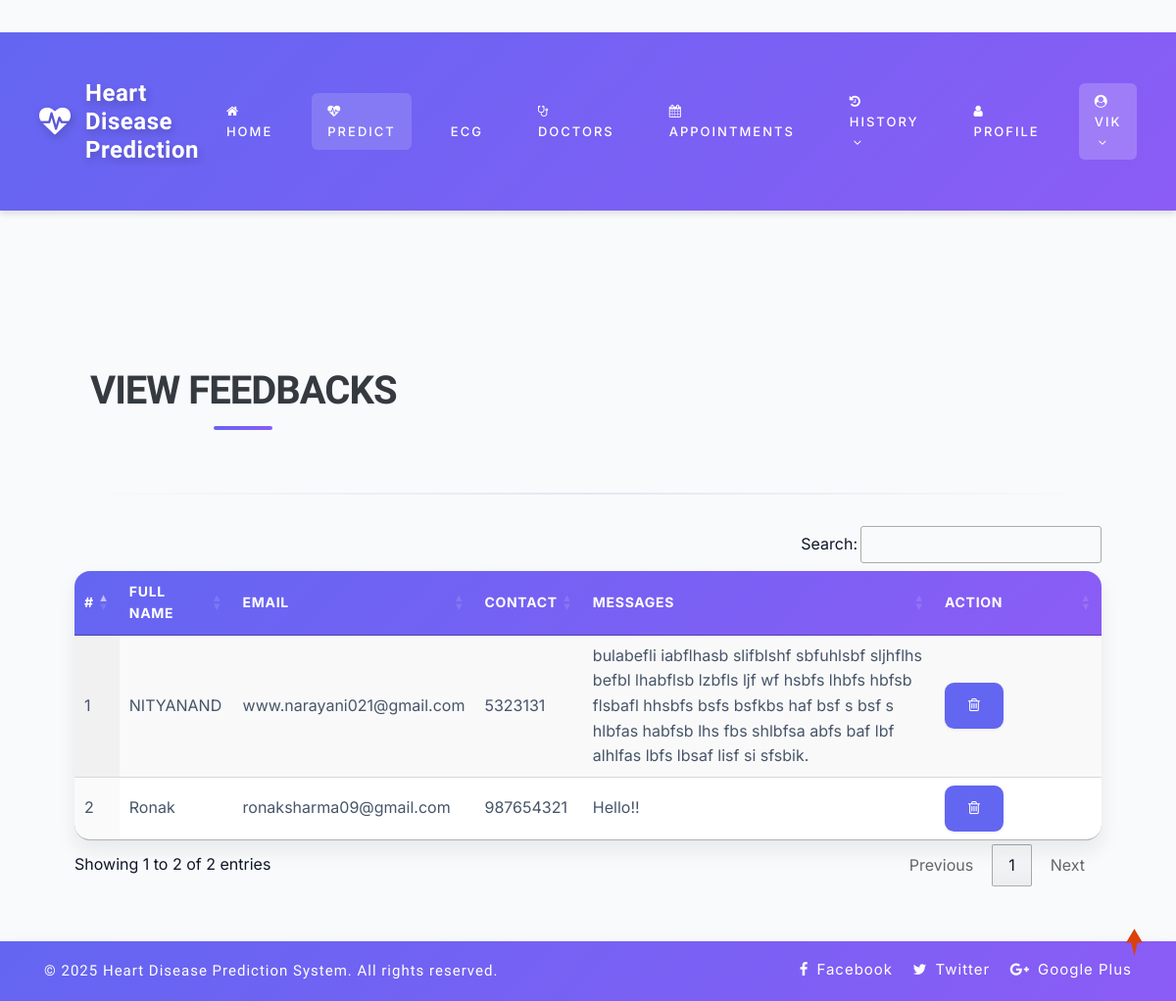
/view_feedback (signed in), run on the app's committed database.
### health/models.py (models this page shows, shortened)
class Feedback(models.Model):
    user = models.ForeignKey(User, on_delete=models.CASCADE, null=True)
    messages = models.TextField(null=True)
    date = models.DateField(auto_now=True)

class Patient(models.Model):
    user = models.ForeignKey(User, on_delete=models.CASCADE, null=True)
    contact = models.CharField(max_length=100, null=True)
    address = models.CharField(max_length=100, null=True)
    dob = models.DateField(null=True)
    image = models.FileField(null=True)

### health/views.py (the view)
# urls.py: path('view_feedback', View_Feedback,name="view_feedback"),
@login_required(login_url="login")
def View_Feedback(request):
    dis = Feedback.objects.all()
    d = {'dis':dis}
    return render(request,'view_feedback.html',d)

### health_desease/context_processors.py (called while the page is built)
def google_maps_key(request):
    return {
        'GOOGLE_MAPS_API_KEY': settings.GOOGLE_MAPS_API_KEY
    }

### health/templates/view_feedback.html
{% extends 'index.html' %}
{% load static %}
{% block body %}
<div class="container-fluid" style="width:90%;margin-top:8%">
                    <div class="container-fluid">
                        <h1 align="center" class="w3ls-title text-uppercase text-dark font-weight-bold">View Feedbacks</h1><br>
                         </div><hr>
                                <table id="example" class="display" style="width:100%">
                                  <thead>
                                    <tr>
                                      <th>#</th>
                                      <th>Full Name</th>
                                      <th>Email</th>
                                      <th>Contact</th>
                                      <th>Messages</th>
                                      <th>Action</th>
                                  </tr>
                              </thead>
                              <tbody>
                              {% for i in dis %}
                                <tr>
                                  <td>{{forloop.counter}}</td>
                                  <td>{{i.user.first_name}} {{i.user.user.last_name}}</td>
                                  <td>{{i.user.email}}</td>
                                  <td>{{i.user.patient_set.all.0.contact}}</td>
                                  <td>{{i.messages}}</td>
                                  <td style="width:150px">
                                      <a href="{% url 'delete_feedback' i.id %}" ><button class="btn btn-danger" onclick="return confirm('Are you sure?')"><i class="fa fa-trash-o"></i></button></a></td>
                              </tr>
                              {% endfor %}
                          </tbody>
                      </table>
                  </div>
{% endblock %}

### health/templates/index.html (shortened to what this page needs)
<!DOCTYPE html>
{% load static %}
<html lang="zxx">
<head>
	<link rel="stylesheet" href="{% static 'css/bootstrap.css' %}">
	<link href="{% static 'css/css_slider.css' %}" type="text/css" rel="stylesheet" media="all">
	<link rel="stylesheet" href="{% static 'css/style.css' %}" type="text/css" media="all" />
	<link rel="stylesheet" href="{% static 'css/modern-enhancements.css' %}" type="text/css" media="all" />
	<link href="{% static 'css/font-awesome.min.css' %}" rel="stylesheet">
<link rel='stylesheet' type='text/css' href="https://cdn.datatables.net/1.10.21/css/jquery.dataTables.min.css">
<link rel='stylesheet' type='text/css' href="https://cdn.datatables.net/buttons/1.6.2/css/buttons.dataTables.min.css">
</head>
<body>
	<div id="home" style="margin-bottom:2%">
		<header>
			<div class="top-bar py-3">
				<div class="container">
					<div class="row">
						<div class="col-xl-7 col-lg-6 col-md-4 top-social-agile text-md-right text-center mt-md-0 mt-2">
							<div class="row">
								<div class="col-xl-3 col-lg-4 col-6 top-w3layouts p-md-0 text-right">
								</div>
								<div class="col-xl-3 col-lg-4 col-6 header-w3layouts text-md-right text-left">
								</div>
							</div>
						</div>
					</div>
				</div>
			</div>
		</header>
		<div class="main-top" style="background: linear-gradient(135deg, #667eea 0%, #764ba2 100%); box-shadow: 0 4px 6px rgba(0,0,0,0.1);">
			<div class="container-fluid">
				<div class="header d-flex justify-content-between align-items-center py-3 px-4">
					<div id="logo">
						<h1 style="margin: 0;">
							<a href="{% url 'home' %}" style="text-decoration: none; color: white; display: flex; align-items: center; font-size: 1.5rem; font-weight: 700;">
								<span class="fa fa-heartbeat mr-3" style="font-size: 2rem; color: #fff;"></span>
								<span style="letter-spacing: 0.5px;">Heart Disease Prediction</span>
							</a>
						</h1>
					</div>
					{% if request.user.is_staff %}
					<div class="nav_w3ls d-flex align-items-center">
						<nav>
							<label for="drop1" class="toggle" style="color: white; cursor: pointer; font-size: 1.5rem;">
								<i class="fa fa-bars"></i>
							</label>
							<input type="checkbox" id="drop1" />
							<ul class="menu d-flex align-items-center" style="margin: 0; padding: 0; list-style: none;">
								<li style="margin: 0 15px;">
									<a href="{% url 'admin_home' %}" style="color: white; text-decoration: none; font-weight: 500; padding: 8px 16px; border-radius: 6px; transition: all 0.3s;">
										<i class="fa fa-home mr-2"></i>Dashboard
									</a>
								</li>
								<li style="margin: 0 15px; position: relative;" class="dropdown-nav">
									<label for="drop-2" class="toggle toogle-2" style="display: none;">
										<span class="fa fa-angle-down"></span>
									</label>
									<a href="#" style="color: white; text-decoration: none; font-weight: 500; padding: 8px 16px; border-radius: 6px; transition: all 0.3s;">
										<i class="fa fa-user-md mr-2"></i>Doctors <span class="fa fa-angle-down ml-1"></span>
									</a>
									<ul class="dropdown-menu" style="position: absolute; top: 100%; left: 0; background: white; border-radius: 8px; box-shadow: 0 4px 12px rgba(0,0,0,0.15); min-width: 180px; margin-top: 8px; padding: 8px 0; list-style: none; display: none; z-index: 1000;">
										<li style="width: 100%;">
											<a href="/add_doctor" style="display: block; padding: 10px 20px; color: #333; text-decoration: none; transition: all 0.2s;">
												<i class="fa fa-plus-circle mr-2"></i>Add Doctor
											</a>
										</li>
										<li style="width: 100%;">
											<a href="/view_doctor" style="display: block; padding: 10px 20px; color: #333; text-decoration: none; transition: all 0.2s;">
												<i class="fa fa-list mr-2"></i>View Doctors
											</a>
										</li>
									</ul>
								</li>
								<li style="margin: 0 15px;">
									<a href="/view_patient" style="color: white; text-decoration: none; font-weight: 500; padding: 8px 16px; border-radius: 6px; transition: all 0.3s;">
										<i class="fa fa-users mr-2"></i>Patients
									</a>
								</li>
								<li style="margin: 0 15px;">
									<a href="/view_search_pat" style="color: white; text-decoration: none; font-weight: 500; padding: 8px 16px; border-radius: 6px; transition: all 0.3s;">
										<i class="fa fa-database mr-2"></i>Data
									</a>
								</li>
								<li style="margin: 0 15px;">
									<a href="/view_feedback" style="color: white; text-decoration: none; font-weight: 500; padding: 8px 16px; border-radius: 6px; transition: all 0.3s;">
										<i class="fa fa-comments mr-2"></i>Feedback
									</a>
								</li>
								<li style="margin: 0 15px; position: relative;" class="dropdown-nav">
									<a href="#" style="color: white; text-decoration: none; font-weight: 500; padding: 8px 16px; border-radius: 6px; background: rgba(255,255,255,0.2); transition: all 0.3s;">
										<i class="fa fa-user-circle mr-2"></i>{{request.user.username}} <span class="fa fa-angle-down ml-1"></span>
									</a>
									<ul class="dropdown-menu" style="position: absolute; top: 100%; right: 0; background: white; border-radius: 8px; box-shadow: 0 4px 12px rgba(0,0,0,0.15); min-width: 180px; margin-top: 8px; padding: 8px 0; list-style: none; display: none; z-index: 1000;">
										<li style="width: 100%;">
											<a href="{% url 'change_password' %}" style="display: block; padding: 10px 20px; color: #333; text-decoration: none; transition: all 0.2s;">
												<i class="fa fa-key mr-2"></i>Change Password
											</a>
										</li>
										<li style="width: 100%;">
											<a href="{% url 'logout' %}" style="display: block; padding: 10px 20px; color: #dc3545; text-decoration: none; transition: all 0.2s;">
												<i class="fa fa-sign-out mr-2"></i>Logout
											</a>
										</li>
									</ul>
								</li>
							</ul>
						</nav>
					</div>
					{% elif request.user.patient_set.all.0 %}
					<div class="nav_w3ls d-flex align-items-center">
						<nav>
							<ul class="menu d-flex align-items-center" style="margin: 0; padding: 0; list-style: none;">
								<li style="margin: 0 12px;">
									<a href="{% url 'patient_home' %}" style="color: white; text-decoration: none; font-weight: 500; padding: 8px 16px; border-radius: 6px; transition: all 0.3s;">
										<i class="fa fa-home mr-2"></i>Home
									</a>
								</li>
								<li style="margin: 0 12px;">
									<a href="/add_heartdetail" style="color: white; text-decoration: none; font-weight: 500; padding: 8px 16px; border-radius: 6px; background: rgba(255,255,255,0.15); transition: all 0.3s;">
										<i class="fa fa-heartbeat mr-2"></i>Predict
									</a>
								</li>
								<li style="margin: 0 12px;">
									<a href="/upload_ecg" style="color: white; text-decoration: none; font-weight: 500; padding: 8px 16px; border-radius: 6px; transition: all 0.3s;">
										ECG
									</a>
								</li>
								<li style="margin: 0 12px;">
									<a href="/find_doctors" style="color: white; text-decoration: none; font-weight: 500; padding: 8px 16px; border-radius: 6px; transition: all 0.3s;">
										<i class="fa fa-stethoscope mr-2"></i>Doctors
									</a>
								</li>
								<li style="margin: 0 12px;">
									<a href="/my_appointments" style="color: white; text-decoration: none; font-weight: 500; padding: 8px 16px; border-radius: 6px; transition: all 0.3s;">
										<i class="fa fa-calendar mr-2"></i>Appointments
									</a>
								</li>
								<li style="margin: 0 12px; position: relative;" class="dropdown-nav">
									<a href="#" style="color: white; text-decoration: none; font-weight: 500; padding: 8px 16px; border-radius: 6px; transition: all 0.3s;">
										<i class="fa fa-history mr-2"></i>History <span class="fa fa-angle-down ml-1"></span>
									</a>
								</li>
								<li style="margin: 0 12px;">
									<a href="/profile_doctor" style="color: white; text-decoration: none; font-weight: 500; padding: 8px 16px; border-radius: 6px; transition: all 0.3s;">
										<i class="fa fa-user mr-2"></i>Profile
									</a>
								</li>
								<li style="margin: 0 12px; position: relative;" class="dropdown-nav">
									<a href="#" style="color: white; text-decoration: none; font-weight: 500; padding: 8px 16px; border-radius: 6px; background: rgba(255,255,255,0.2); transition: all 0.3s;">
										<i class="fa fa-user-circle mr-2"></i>{{request.user.username}} <span class="fa fa-angle-down ml-1"></span>
									</a>
								</li>
							</ul>
						</nav>
					</div>
					{% endif %}
				</div>
			</div>
		</div>
		{% block body %}
		{% endblock %}
	</div>
	<div class="copy-w3pvt">
		<div class="container py-3">
			<div class="row">
				<div class="col-lg-7 w3ls_footer_grid1_left text-lg-left text-center">
					<p style="color:white">&copy; 2025 Heart Disease Prediction System. All rights reserved.</p>
				</div>
				<div class="col-lg-5 w3ls_footer_grid_left1_pos text-lg-right text-center mt-lg-0 mt-2">
					<ul style="color:white">
						<li>
							<a href="#" style="color:white" class="facebook">
								<span class="fa fa-facebook-f mr-2"></span>Facebook</a>
						</li>
						<li class="mx-3">
							<a href="#" style="color:white" class="twitter">
								<span class="fa fa-twitter mr-2"></span>Twitter</a>
						</li>
						<li>
							<a href="#" style="color:white" class="google">
								<span class="fa fa-google-plus mr-2"></span>Google Plus</a>
						</li>
					</ul>
				</div>
			</div>
		</div>
	</div>
	<a href="#home" style="color:white" class="move-top text-center"></a>
</body>
</html>

### health/static/css/style.css (style rules this page uses)
body { padding: 0; margin: 0; background: #FFF; font-family: 'Quicksand', sans-serif; }
body a, body button { transition: 0.5s all; -webkit-transition: 0.5s all; -moz-transition: 0.5s all; -o-transition: 0.5s all; -ms-transition: 0.5s all; text-decoration: none; }
html { scroll-behavior: smooth; }
h1, h2, h3, h4, h5, h6 { margin: 0; padding: 0; font-family: 'Mukta', sans-serif; }
p { margin: 0; padding: 0; font-size: 15px; letter-spacing: 1px; line-height: 1.9; color: #999; font-family: 'Quicksand', sans-serif; }
ul, ol { margin: 0; padding: 0; }
a.move-top { width: 34px; height: 34px; background: url(../images/move-top.png) no-repeat; display: inline-block; position: fixed; bottom: 4%; right: 2%; z-index: 0; }
#home { position: relative; }
.main-top { position: absolute; z-index: 999; width: 100%; background: rgba(0, 0, 0, 0.4); }
nav { margin: 0; padding: 0; }
#logo a { float: left; display: initial; font-weight: 700; font-size: 32px; color: #fff; text-shadow: 2px 5px 3px rgba(0, 0, 0, 0.06); padding: 0; }
nav:after { content: ""; display: table; clear: both; }
nav ul { float: right; padding: 0; margin: 0; list-style: none; position: relative; }
nav ul li { margin: 0px; display: inline-block; float: left; }
nav a { padding: 0; color: #fff; font-size: 13px; letter-spacing: 2px; font-weight: 700; text-transform: uppercase; display: inline-block; transition: 0.5s all; -webkit-transition: 0.5s all; -moz-transition: 0.5s all; -o-transition: 0.5s all; -ms-transition: 0.5s all; }
li>a:only-child:after { content: ''; }
.w3ls_footer_grid_left1_pos ul li, ul.list-part li { display: inline-block; }
.w3ls_footer_grid_left1_pos ul li a { color: #000; text-decoration: none; letter-spacing: 1px; font-size: 15px; }
.w3ls_footer_grid1_left p { color: #484848; font-weight: 500; }

### health/templates/index.html (style rules this page uses)
* { transition: all 0.3s ease; }

### data on the page
Feedback: user.first_name "NITYANAND", user.email "www.narayani021@gmail.com", user.patient_set.all.0.contact "5323131", messages "bulabefli iabflhasb slifblshf sbfuhlsbf sljhflhs befbl lhabflsb lzbfls ljf wf hsbfs lhbfs hbfsb flsbafl hhsbfs bsfs bsfkbs haf bsf s bsf s hlbfas habfsb lhs fbs shlbfsa abfs baf lbf alhlfas lbfs lbsaf lisf si sfsbik."
Feedback: user.first_name "Ronak", user.email "ronaksharma09@gmail.com", user.patient_set.all.0.contact "987654321", messages "Hello!!"

### other printed values
{{ request.user.username }} "VIK"
